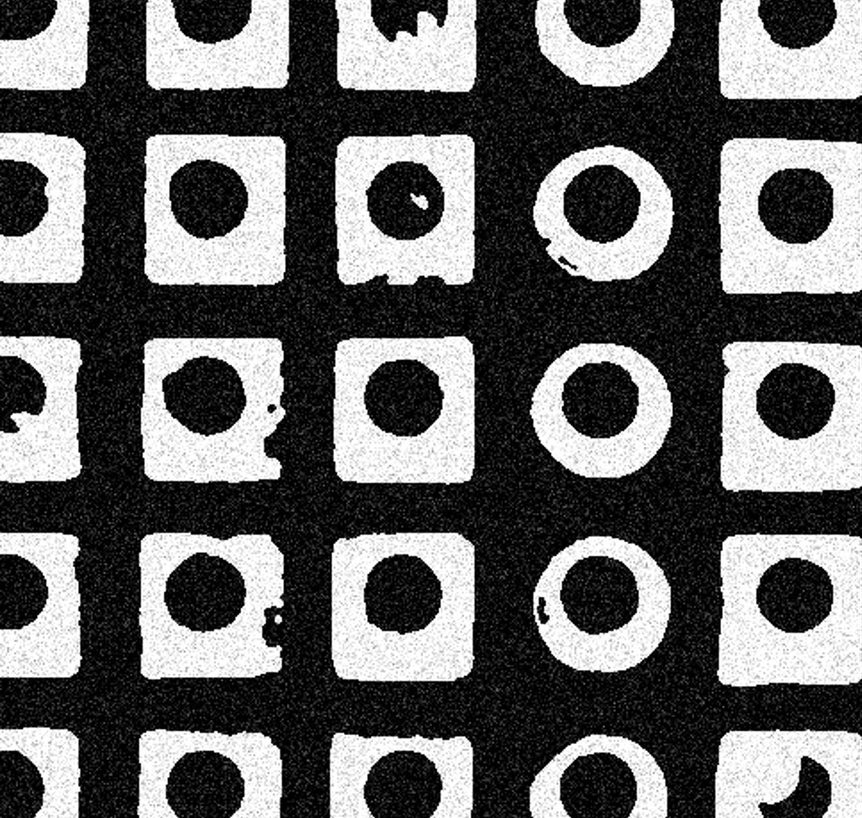
#> input picture 自動光學檢測/W2/P2.png, 862 x 818 px, shrunk from 1507 x 1430 before the run, found by its file name
$ python class2.py
#> lines starting #> are read from the running program, lines starting #| are printed output that depends on the picture
import cv2
import numpy as np
import matplotlib.pyplot as plt
import math

# 全域變數：用來儲存滑鼠點擊資訊
# 格式: [(x1, y1, 'gray'/'mosaic'), (x2, y2, 'gray'/'mosaic')]
clicked_points = []

# Matplotlib 子圖(軸)物件，稍後在 main() 裡面指定
ax_gray = None
ax_mosaic = None

# 逐區塊馬賽克處理函式
def mosaic_average(gray_img, block_size):
    h, w = gray_img.shape
    for j in range(0, h, block_size):
        for i in range(0, w, block_size):
            # 取出區塊
            block = gray_img[j:j+block_size, i:i+block_size]
            # 計算該區塊的平均灰階值 (用 float32 避免整數截斷)
            avg_val = np.mean(block, dtype=np.float32)
            # 將此區塊填上平均值
            gray_img[j:j+block_size, i:i+block_size] = avg_val
    return gray_img

def on_click(event):
    global clicked_points, ax_gray, ax_mosaic

    if event.inaxes is None:
        return  # 點在圖框外，不處理

    xdata = event.xdata
    ydata = event.ydata
    if xdata is None or ydata is None:
        return  # 點在坐標軸邊緣，無法取得有效座標

    # 判斷點擊到哪個子圖
    if event.inaxes == ax_gray:
        clicked_points.append((xdata, ydata, 'gray'))
    elif event.inaxes == ax_mosaic:
        clicked_points.append((xdata, ydata, 'mosaic'))
    else:
        return

    # 當收集到兩個點，計算歐幾里得距離
    if len(clicked_points) == 2:
        (x1, y1, which1), (x2, y2, which2) = clicked_points
        if which1 == which2:
            dx = x1 - x2
            dy = y1 - y2
            dist = math.sqrt(dx**2 + dy**2)
            print(f"兩點距離（{which1}）: {dist:.2f} pixels")
        else:
            print("兩點分別在不同影像上，無法計算距離。")
        # 清空 clicked_points，方便下次量測
        clicked_points.clear()

def main():
    global ax_gray, ax_mosaic

    # 從檔案讀取圖片
    cap = cv2.imread('W2\P2.png')
#> cap is the input picture: shape (818, 862, 3); min 0, max 255, mean 102.2
    if cap is None:
        print("無法讀取圖片，請檢查檔案路徑。")
        return

    # 將影像轉為灰階
    gray_img = cv2.cvtColor(cap, cv2.COLOR_BGR2GRAY)

    # 設定馬賽克區塊大小 (學號後兩碼/2)
    block_size = 49

    # 產生馬賽克影像
    mosaic_img = gray_img.copy()
    mosaic_img = mosaic_average(mosaic_img, block_size)
#> after the loop in mosaic_average, `for j in range(0, h, block_size):`: block: shape (34, 29); every value is 241
#> after the loop in mosaic_average, `for j in range(0, h, block_size):`:
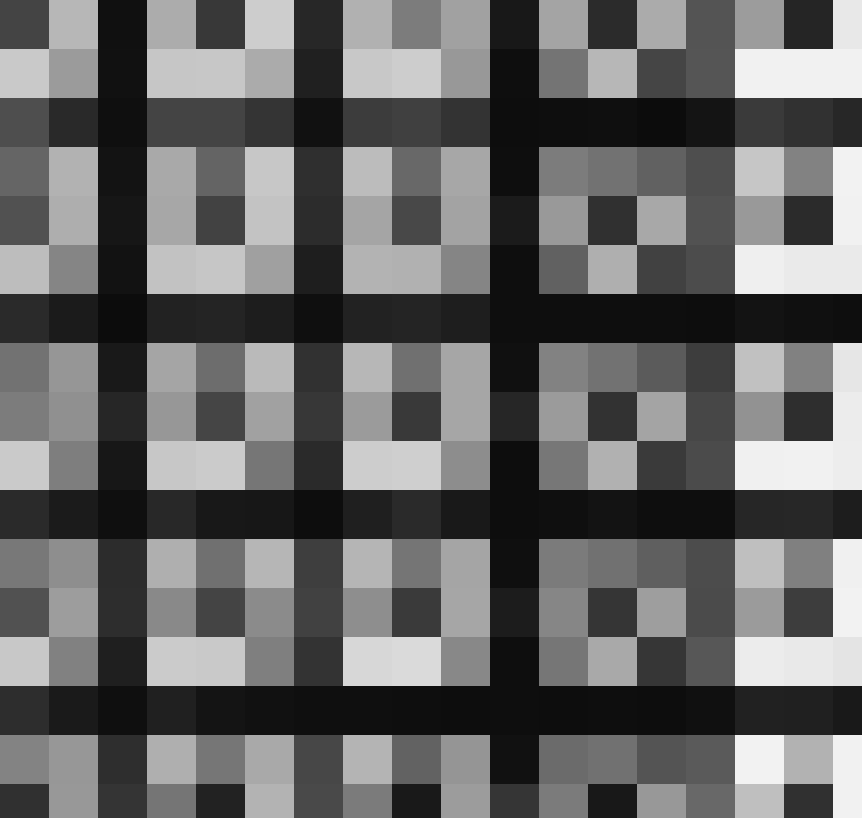
#> gray_img: shape (818, 862); min 12, max 242, mean 101.7

    # 使用 Matplotlib 顯示兩張影像，建立 1x2 的子圖
    fig, (ax_gray, ax_mosaic) = plt.subplots(1, 2, figsize=(12, 6))

    # 左側顯示原始灰階影像
    ax_gray.imshow(gray_img, cmap='gray')
    ax_gray.set_title("gray")
    ax_gray.set_xlabel("X")
    ax_gray.set_ylabel("Y")

    # 右側顯示馬賽克影像
    ax_mosaic.imshow(mosaic_img, cmap='gray')
    ax_mosaic.set_title(f"mosaic (block_size={block_size})")
    ax_mosaic.set_xlabel("X")
    ax_mosaic.set_ylabel("Y")

    # 綁定滑鼠事件，用於量測兩點之間的距離
    fig.canvas.mpl_connect('button_press_event', on_click)

    # 顯示 Matplotlib 視窗
    plt.tight_layout()
    plt.show()
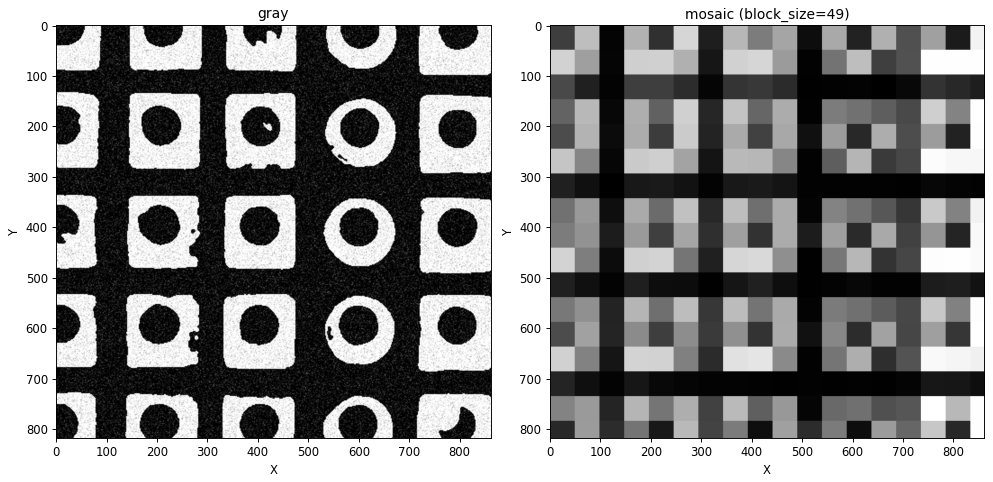
#> figure drawn by matplotlib, 2 panels

if __name__ == "__main__":
    main()
